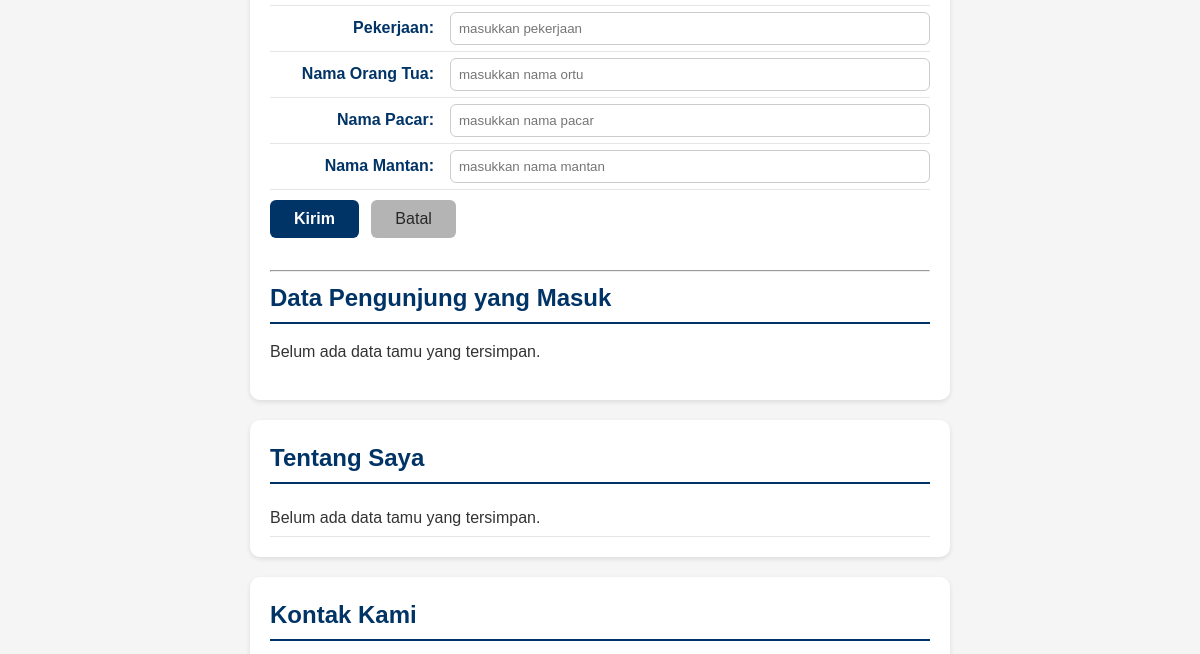
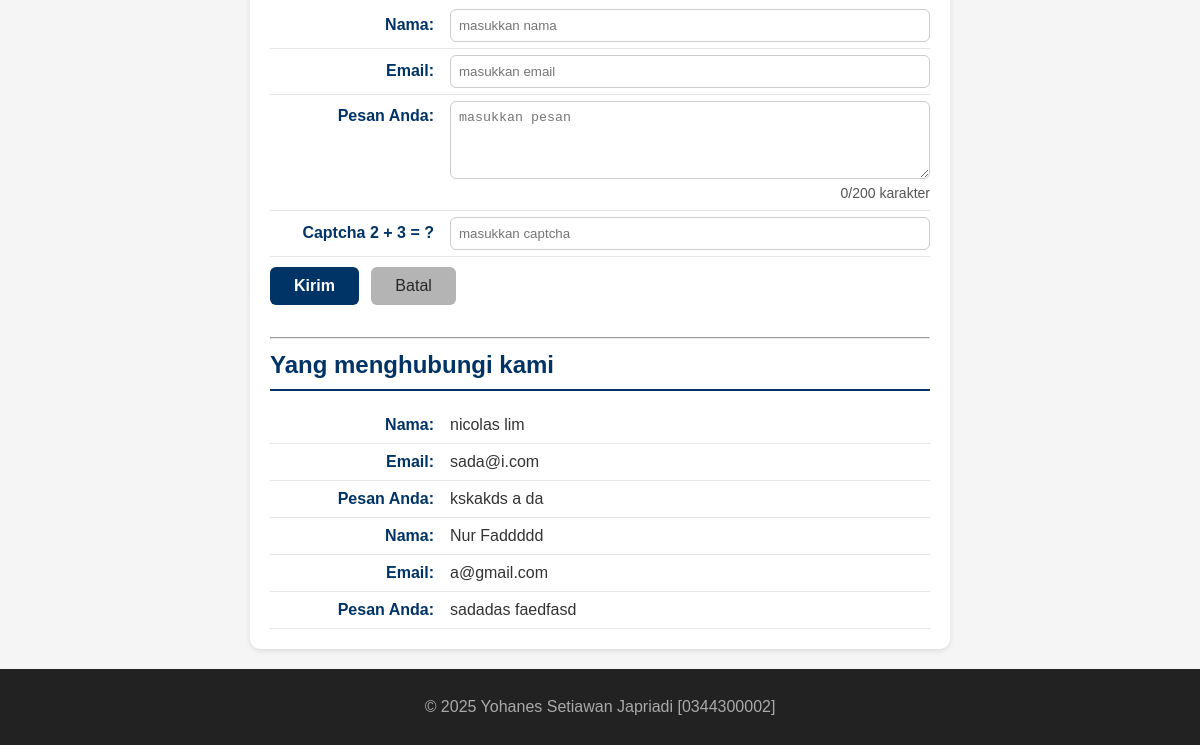
Before: / (lower part) with the older database file (2 pictures, top to bottom).
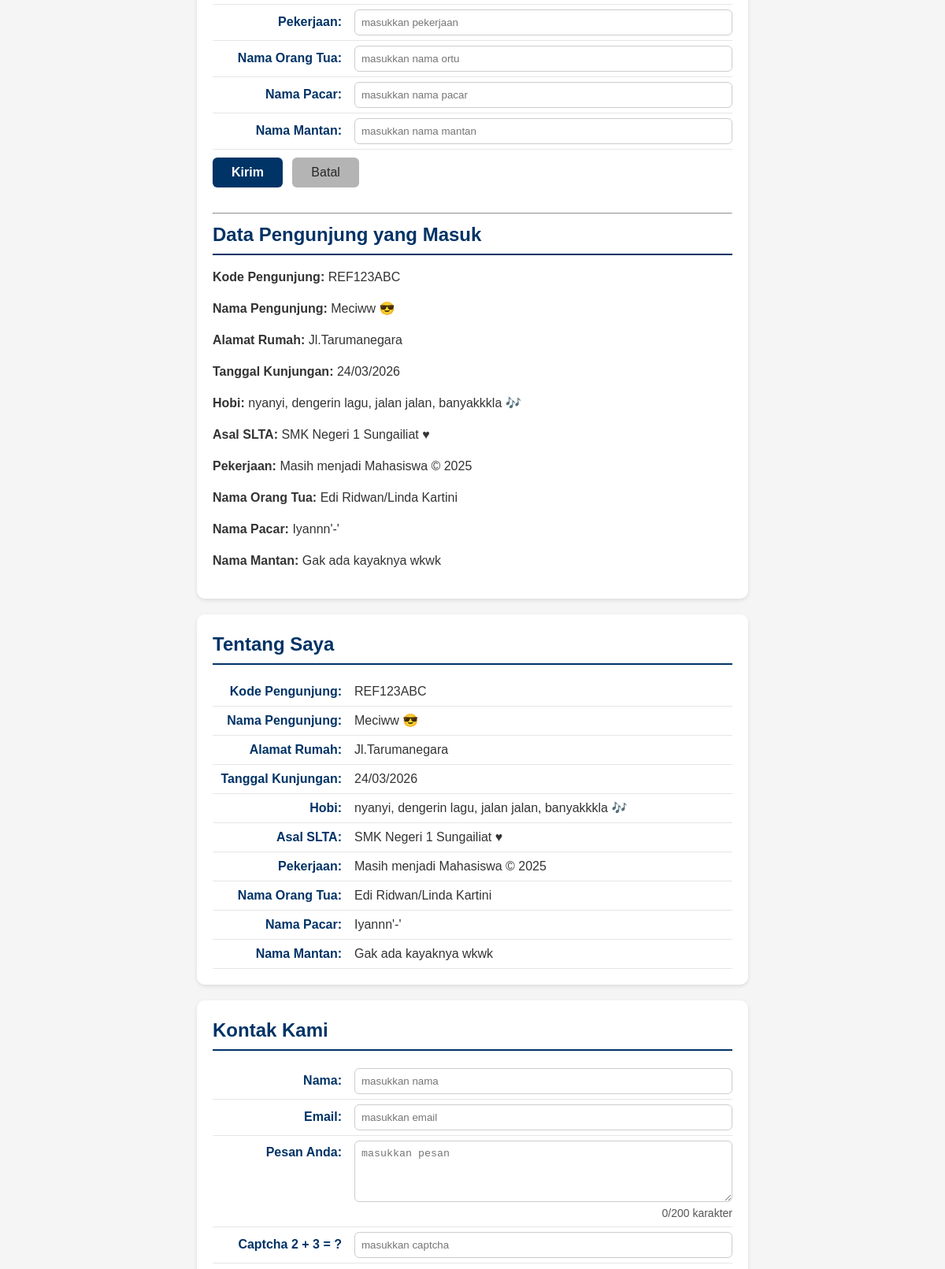
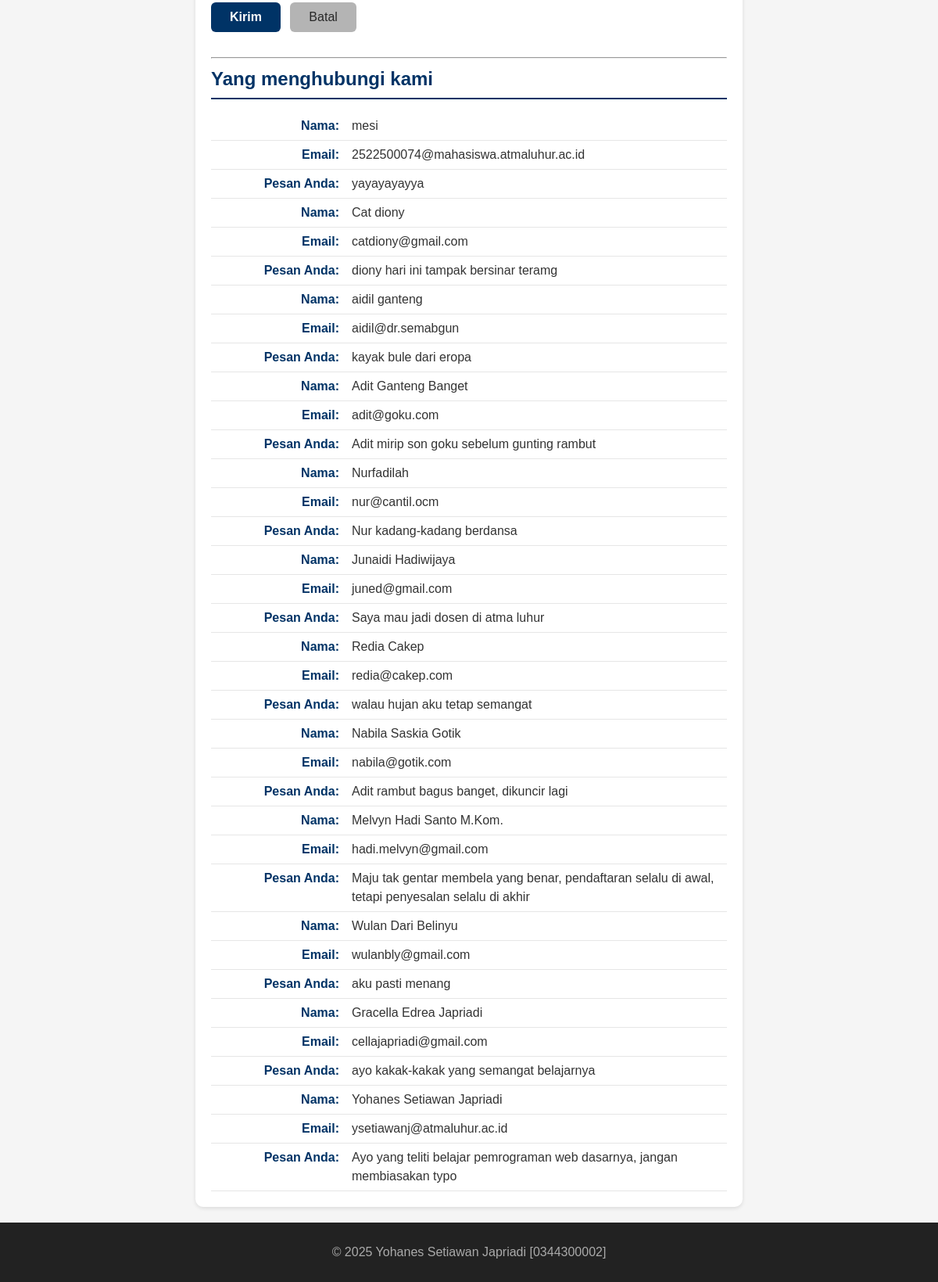
After: the same page with the newer database file (2 pictures, top to bottom).
### tables this page shows
CREATE TABLE `tbl_tamu` (
  `cid` int(11) NOT NULL,
  `cnama` varchar(100) DEFAULT NULL,
  `cemail` varchar(100) DEFAULT NULL,
  `cpesan` text,
  `dcreated_at` datetime NOT NULL DEFAULT CURRENT_TIMESTAMP
);

CREATE TABLE `tbl_biodata_daftar_pengunjung` (
  `cid` int(11) NOT NULL,
  `mkode_pengunjung` varchar(100) DEFAULT NULL,
  `mnama_pengunjung` varchar(100) DEFAULT NULL,
  `malamat_rumah` varchar(100) DEFAULT NULL,
  `mtanggal_kunjungan` varchar(100) DEFAULT NULL,
  `mhobi` varchar(100) DEFAULT NULL,
  `masal_SLTA` varchar(100) DEFAULT NULL,
  `mpekerjaan` varchar(100) DEFAULT NULL,
  `mnama_orang_tua` varchar(100) DEFAULT NULL,
  `mnama_pacar` varchar(100) DEFAULT NULL,
  `mnama_mantan` varchar(100) DEFAULT NULL
);

### fungsi.php (the view, shortened to what this page needs)
<?php
function bersihkan($str)
{
  return htmlspecialchars(trim($str));
}
function tampilkanBiodata($conf, $arr)
{
  $html = "";
  foreach ($conf as $k => $v) {
    $label = $v["label"];
    $nilai = bersihkan($arr[$k] ?? '');
    $suffix = $v["suffix"];
    $html .= "<p><strong>{$label}</strong> {$nilai}{$suffix}</p>";
  }
  return $html;
}

### index.php (shortened to what this page needs)
<?php
require_once __DIR__ . '/fungsi.php';
?>
<!DOCTYPE html>
<html lang="en">
<head>
  <link rel="stylesheet" href="style.css">
</head>
<body>
  <main>
    <?php
    $old_biodata  = $_SESSION['old_biodata'] ?? [];
    ?>
    <section id="biodata">
      <form action="proses_pengunjung.php" method="POST">
        <label for="txtAsalslta"><span>Asal SLTA:</span>
        </label>
        <label for="txtPekerjaan"><span>Pekerjaan:</span>
          <input type="text" id="txtPekerjaan" name="txtPekerjaan"
          placeholder="masukkan pekerjaan"
            required value="<?= htmlspecialchars($old_biodata['pekerjaan'] ?? '') ?>">
        </label>
        <label for="txtNmOrtua"><span>Nama Orang Tua:</span>
          <input type="text" id="txtNmOrtua" name="txtNmOrtua"
          placeholder="masukkan nama ortu"
            required value="<?= htmlspecialchars($old_biodata['ortua'] ?? '') ?>">
        </label>
        <label for="txtNmpacar"><span>Nama Pacar:</span>
          <input type="text" id="txtNmpacar" name="txtNmpacar"
          placeholder="masukkan nama pacar"
            required value="<?= htmlspecialchars($old_biodata['pacar'] ?? '') ?>">
        </label>
        <label for="txtNmmantan"><span>Nama Mantan:</span>
          <input type="text" id="txtNmmantan" name="txtNmmantan"
          placeholder="masukkan nama mantan"
            required value="<?= htmlspecialchars($old_biodata['mantan'] ?? '') ?>">
        </label>
        <button type="submit">Kirim</button>
        <button type="reset">Batal</button>
      </form>
      <br><hr>
      <h2>Data Pengunjung yang Masuk</h2>
      <?php include 'read_pengunjung_inc.php'; ?>
      </section>
    <section id="about">
      <h2>Tentang Saya</h2>
      <?php include 'read_pengunjung_inc.php'; ?>
    </section>
    <?php
    $old          = $_SESSION['old'] ?? [];
    ?>
    <section id="contact">
      <h2>Kontak Kami</h2>
      <form action="proses.php" method="POST">
        <label for="txtNama"><span>Nama:</span>
          <input type="text" id="txtNama" name="txtNama"
          placeholder="masukkan nama"
            required value="<?= htmlspecialchars($old['nama'] ?? '') ?>">
        </label>
        <label for="txtEmail"><span>Email:</span>
          <input type="email" id="txtEmail" name="txtEmail"
          placeholder="masukkan email"
            required value="<?= htmlspecialchars($old['email'] ?? '') ?>">
        </label>
        <label for="txtPesan"><span>Pesan Anda:</span>
          <textarea id="txtPesan" name="txtPesan" rows="4"
          placeholder="masukkan pesan"
            required><?= htmlspecialchars($old['pesan'] ?? '') ?></textarea>
          <small id="charCount">0/200 karakter</small>
        </label>
        <label for="txtCaptcha"><span>Captcha 2 + 3 = ?</span>
          <input type="number" id="txtCaptcha" name="txtCaptcha"
          placeholder="masukkan captcha"
            required value="<?= htmlspecialchars($old['captcha'] ?? '') ?>">
        </label>
        <button type="submit">Kirim</button>
        <button type="reset">Batal</button>
      </form>
      <br><hr>
      <h2>Yang menghubungi kami</h2>
      <?php include 'read_inc.php'; ?>
    </section>
  </main>
  <footer>
    <p>&copy; 2025 Yohanes Setiawan Japriadi [0344300002]</p>
  </footer>
</body>
</html>

### read_pengunjung_inc.php
<?php
require 'koneksi.php';
$fieldConfig = [
    "kode"      => ["label" => "Kode Pengunjung:", "suffix" => ""],
    "nama"      => ["label" => "Nama Pengunjung:", "suffix" => " &#128526;"],
    "alamat"    => ["label" => "Alamat Rumah:", "suffix" => ""],
    "tanggal"   => ["label" => "Tanggal Kunjungan:", "suffix" => ""],
    "hobi"      => ["label" => "Hobi:", "suffix" => " &#127926;"],
    "asal"      => ["label" => "Asal SLTA:", "suffix" => " &hearts;"],
    "pekerjaan" => ["label" => "Pekerjaan:", "suffix" => " &copy; 2025"],
    "ortu"      => ["label" => "Nama Orang Tua:", "suffix" => ""],
    "pacar"     => ["label" => "Nama Pacar:", "suffix" => ""],
    "mantan"    => ["label" => "Nama Mantan:", "suffix" => ""],
];
$sql = "SELECT * FROM tbl_biodata_daftar_pengunjung ORDER BY cid DESC";
$q = mysqli_query($conn, $sql);
if (!$q) {
    echo "<p>Gagal membaca data tamu: " . htmlspecialchars(mysqli_error($conn)) . "</p>";
} elseif (mysqli_num_rows($q) === 0) {
    echo "<p>Belum ada data tamu yang tersimpan.</p>";
} else {
    while ($row = mysqli_fetch_assoc($q)) {
        $arrContact = [
            "kode"      => $row["mkode_pengunjung"],
            "nama"      => $row["mnama_pengunjung"],
            "alamat"    => $row["malamat_rumah"],
            "tanggal"   => $row["mtanggal_kunjungan"],
            "hobi"      => $row["mhobi"],
            "asal"      => $row["masal_SLTA"],
            "pekerjaan" => $row["mpekerjaan"],
            "ortu"      => $row["mnama_orang_tua"],
            "pacar"     => $row["mnama_pacar"],
            "mantan"    => $row["mnama_mantan"],
        ];
        echo tampilkanBiodata($fieldConfig, $arrContact);
    }
}
?>

### read_inc.php
<?php
require 'koneksi.php';
$fieldContact = [
  "nama" => ["label" => "Nama:", "suffix" => ""],
  "email" => ["label" => "Email:", "suffix" => ""],
  "pesan" => ["label" => "Pesan Anda:", "suffix" => ""]
];
$sql = "SELECT * FROM tbl_tamu ORDER BY cid DESC";
$q = mysqli_query($conn, $sql);
if (!$q) {
  echo "<p>Gagal membaca data tamu: " . htmlspecialchars(mysqli_error($conn)) . "</p>";
} elseif (mysqli_num_rows($q) === 0) {
  echo "<p>Belum ada data tamu yang tersimpan.</p>";
} else {
  while ($row = mysqli_fetch_assoc($q)) {
    $arrContact = [
      "nama"  => $row["cnama"]  ?? "",
      "email" => $row["cemail"] ?? "",
      "pesan" => $row["cpesan"] ?? "",
    ];
    echo tampilkanBiodata($fieldContact, $arrContact);
  }
}
?>

### style.css (style rules this page uses)
* { box-sizing: border-box; }
body { margin: 0; font-family: Arial, sans-serif; background: #f5f5f5; color: #333; line-height: 1.5; }
#home, #about, #contact, #biodata { background-color: #ffffff; border-radius: 10px; padding: 20px; max-width: 700px; margin: 20px auto; box-shadow: 0 2px 5px rgba(0, 0, 0, 0.1); }
#home h2, #about h2, #contact h2, #biodata h2 { color: #003366; border-bottom: 2px solid #003366; padding-bottom: 6px; margin-top: 0; margin-bottom: 16px; }
#about p, #contact p, #contact label, #biodata label { display: flex; justify-content: flex-start; align-items: baseline; margin: 0; padding: 6px 0; border-bottom: 1px solid #e6e6e6; }
#about strong, #contact strong, #contact label>span, #biodata label>span { min-width: 180px; color: #003366; font-weight: 600; text-align: right; padding-right: 16px; flex-shrink: 0; }
#contact input, #contact textarea, #biodata input { flex: 1; border: 1px solid #ccc; border-radius: 6px; padding: 8px; color: #000; font-weight: normal; margin: 0; box-sizing: border-box; }
#contact button, #biodata button { margin-top: 10px; display: inline-block; padding: 10px 24px; font-size: 16px; border-radius: 6px; cursor: pointer; border: none; transition: all 0.3s ease; margin-right: 8px; }
#contact button[type="submit"], #biodata button[type="submit"] { background-color: #003366; color: #fff; font-weight: 600; }
#contact button[type="reset"], #biodata button[type="reset"] { background-color: #b4b4b4; color: #272727; font-weight: 500; }
footer { background: #222; color: #aaa; text-align: center; padding: 10px; }

Changed rows visible on the page:
removed tbl_tamu: label "Nama:", cnama "nicolas lim", label "Email:", cemail "sada@i.com", label "Pesan Anda:", cpesan "kskakds a da"
removed tbl_tamu: label "Nama:", cnama "Nur Faddddd", label "Email:", cemail "a@gmail.com", label "Pesan Anda:", cpesan "sadadas faedfasd"
added tbl_biodata_daftar_pengunjung: label "Kode Pengunjung:", mkode_pengunjung "REF123ABC", label "Nama Pengunjung:", mnama_pengunjung "Meciww", suffix "😎", label "Alamat Rumah:", malamat_rumah "Jl.Tarumanegara", label "Tanggal Kunjungan:", mtanggal_kunjungan "24/03/2026", label "Hobi:", mhobi "nyanyi, dengerin lagu, jalan jalan, banyakkkla", suffix "🎶", label "Asal SLTA:", masal_SLTA "SMK Negeri 1 Sungailiat", suffix "♥", label "Pekerjaan:", mpekerjaan "Masih menjadi Mahasiswa", suffix "© 2025", label "Nama Orang Tua:", mnama_orang_tua "Edi Ridwan/Linda Kartini", label "Nama Pacar:", mnama_pacar "Iyannn'-'", label "Nama Mantan:", mnama_mantan "Gak ada kayaknya wkwk"
added tbl_tamu: label "Nama:", cnama "mesi", label "Email:", cemail "2522500074@mahasiswa.atmaluhur.ac.id", label "Pesan Anda:", cpesan "yayayayayya"
added tbl_tamu: label "Nama:", cnama "Cat diony", label "Email:", cemail "catdiony@gmail.com", label "Pesan Anda:", cpesan "diony hari ini tampak bersinar teramg"
added tbl_tamu: label "Nama:", cnama "aidil ganteng", label "Email:", cemail "aidil@dr.semabgun", label "Pesan Anda:", cpesan "kayak bule dari eropa"
added tbl_tamu: label "Nama:", cnama "Adit Ganteng Banget", label "Email:", cemail "adit@goku.com", label "Pesan Anda:", cpesan "Adit mirip son goku sebelum gunting rambut"
added tbl_tamu: label "Nama:", cnama "Nurfadilah", label "Email:", cemail "nur@cantil.ocm", label "Pesan Anda:", cpesan "Nur kadang-kadang berdansa"
added tbl_tamu: label "Nama:", cnama "Junaidi Hadiwijaya", label "Email:", cemail "juned@gmail.com", label "Pesan Anda:", cpesan "Saya mau jadi dosen di atma luhur"
added tbl_tamu: label "Nama:", cnama "Redia Cakep", label "Email:", cemail "redia@cakep.com", label "Pesan Anda:", cpesan "walau hujan aku tetap semangat"
added tbl_tamu: label "Nama:", cnama "Nabila Saskia Gotik", label "Email:", cemail "nabila@gotik.com", label "Pesan Anda:", cpesan "Adit rambut bagus banget, dikuncir lagi"
added tbl_tamu: label "Nama:", cnama "Melvyn Hadi Santo M.Kom.", label "Email:", cemail "hadi.melvyn@gmail.com", label "Pesan Anda:", cpesan "Maju tak gentar membela yang benar, pendaftaran selalu di awal, tetapi penyesalan selalu di akhir"
added tbl_tamu: label "Nama:", cnama "Wulan Dari Belinyu", label "Email:", cemail "wulanbly@gmail.com", label "Pesan Anda:", cpesan "aku pasti menang"
added tbl_tamu: label "Nama:", cnama "Gracella Edrea Japriadi", label "Email:", cemail "cellajapriadi@gmail.com", label "Pesan Anda:", cpesan "ayo kakak-kakak yang semangat belajarnya"
added tbl_tamu: label "Nama:", cnama "Yohanes Setiawan Japriadi", label "Email:", cemail "ysetiawanj@atmaluhur.ac.id", label "Pesan Anda:", cpesan "Ayo yang teliti belajar pemrograman web dasarnya, jangan membiasakan typo"
Other visible differences:
text no longer shown: "Belum ada data tamu yang tersimpan. Belum ada data tamu yang tersimpan."
